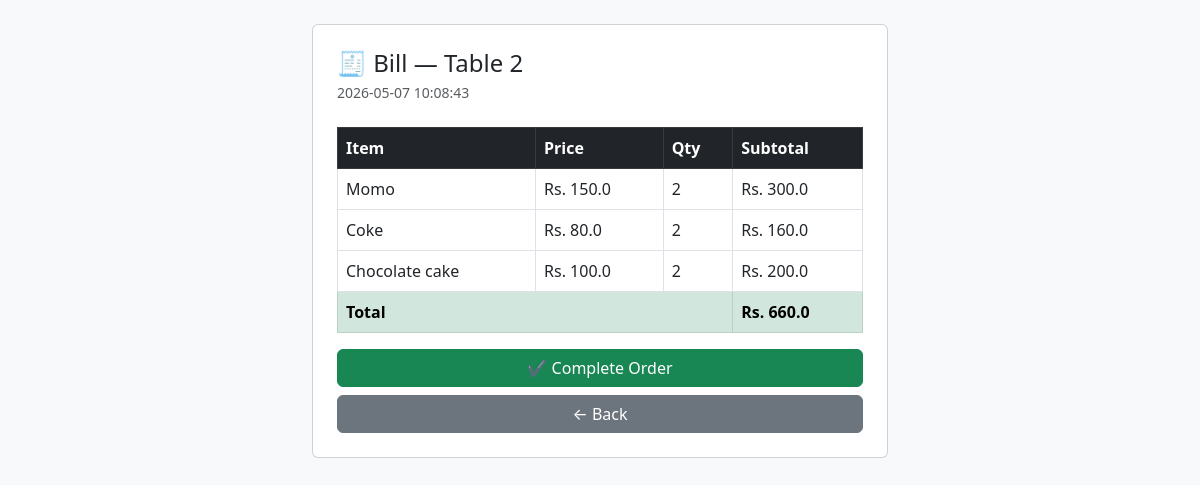
Screenshot of /order/2 (signed in) with the database file from the repository.
### tables this page shows
CREATE TABLE orders (
            id INTEGER PRIMARY KEY AUTOINCREMENT,
            table_number INTEGER NOT NULL,
            status TEXT DEFAULT 'pending',
            created_at TIMESTAMP DEFAULT CURRENT_TIMESTAMP
        );

CREATE TABLE order_items (
            id INTEGER PRIMARY KEY AUTOINCREMENT,
            order_id INTEGER,
            menu_id INTEGER,
            quantity INTEGER DEFAULT 1,
            FOREIGN KEY(order_id) REFERENCES orders(id),
            FOREIGN KEY(menu_id) REFERENCES menu(id)
        );

CREATE TABLE menu (
            id INTEGER PRIMARY KEY AUTOINCREMENT,
            name TEXT NOT NULL,
            price REAL NOT NULL,
            category TEXT
        );

### app.py (the view)
@app.route("/order/<int:id>")
def order_detail(id):
    if "user_id" not in session:
        return redirect(url_for("login"))
    conn = get_db()
    cursor = conn.cursor()
    cursor.execute("SELECT * FROM orders WHERE id = ?", (id,))
    order = cursor.fetchone()
    cursor.execute("""
        SELECT menu.name, menu.price, order_items.quantity,
               (menu.price * order_items.quantity) as subtotal
        FROM order_items
        JOIN menu ON order_items.menu_id = menu.id
        WHERE order_items.order_id = ?
    """, (id,))
    items = cursor.fetchall()
    total = sum(item["subtotal"] for item in items)
    conn.close()
    return render_template("order_detail.html", order=order, items=items, total=total)

### app.py (called while the page is built)
def get_db():
    conn = sqlite3.connect("restaurant.db")
    conn.row_factory = sqlite3.Row
    return conn

### templates/order_detail.html (shortened to what this page needs)
<!DOCTYPE html>
<html lang="en">
<head>
    <link href="https://cdn.jsdelivr.net/npm/bootstrap@5.3.0/dist/css/bootstrap.min.css" rel="stylesheet">
</head>
<body class="bg-light">
    <div class="container mt-4" style="max-width: 600px;">
        <div class="card p-4">
            <h4 class="mb-1">🧾 Bill — Table {{ order["table_number"] }}</h4>
            <small class="text-muted mb-4 d-block">{{ order["created_at"] }}</small>
            <table class="table table-bordered">
                <thead class="table-dark">
                    <tr>
                        <th>Item</th>
                        <th>Price</th>
                        <th>Qty</th>
                        <th>Subtotal</th>
                    </tr>
                </thead>
                <tbody>
                    {% for item in items %}
                    <tr>
                        <td>{{ item["name"] }}</td>
                        <td>Rs. {{ item["price"] }}</td>
                        <td>{{ item["quantity"] }}</td>
                        <td>Rs. {{ item["subtotal"] }}</td>
                    </tr>
                    {% endfor %}
                </tbody>
                <tfoot>
                    <tr class="table-success">
                        <th colspan="3">Total</th>
                        <th>Rs. {{ total }}</th>
                    </tr>
                </tfoot>
            </table>
            <a href="/order/complete/{{ order['id'] }}" class="btn btn-success w-100">✔ Complete Order</a>
            <a href="/" class="btn btn-secondary w-100 mt-2">← Back</a>
        </div>
    </div>
</body>
</html>

### rows the page displays
orders: table_number "2", created_at "2026-05-07 10:08:43"
order_items: name "Momo", price "150.0", quantity "2", subtotal "300.0"
order_items: name "Coke", price "80.0", quantity "2", subtotal "160.0"
order_items: name "Chocolate cake", price "100.0", quantity "2", subtotal "200.0"

### other values shown
{{ total }} "660.0"
